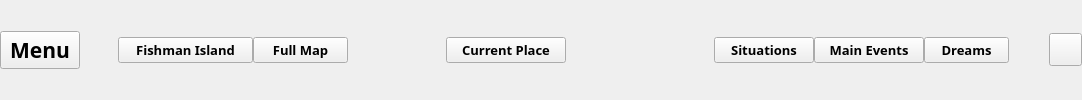
        <widget class="QWidget" name="widget_3" native="true">
         <property name="styleSheet">
          <string notr="true">QWidget{
	border-image: url(:/symbols/symbols/nothing.png);
}

</string>
         </property>
         <layout class="QHBoxLayout" name="horizontalLayout_10">
          <property name="spacing">
           <number>0</number>
          </property>
          <property name="leftMargin">
           <number>0</number>
          </property>
          <property name="topMargin">
           <number>0</number>
          </property>
          <property name="rightMargin">
           <number>0</number>
          </property>
          <property name="bottomMargin">
           <number>0</number>
          </property>
          <item>
           <layout class="QHBoxLayout" name="horizontalLayout">
            <property name="sizeConstraint">
             <enum>QLayout::SetDefaultConstraint</enum>
            </property>
            <item>
             <widget class="QPushButton" name="Btn_Menu">
              <property name="minimumSize">
               <size>
                <width>75</width>
                <height>30</height>
               </size>
              </property>
              <property name="font">
               <font>
                <family>Viner Hand ITC</family>
                <pointsize>16</pointsize>
                <weight>75</weight>
                <italic>false</italic>
                <bold>true</bold>
               </font>
              </property>
              <property name="cursor">
               <cursorShape>PointingHandCursor</cursorShape>
              </property>
              <property name="layoutDirection">
               <enum>Qt::LeftToRight</enum>
              </property>
              <property name="autoFillBackground">
               <bool>false</bool>
              </property>
              <property name="styleSheet">
               <string notr="true">border-image: url(:/symbols/symbols/buttons_shatered_5.png);</string>
              </property>
              <property name="text">
               <string>Menu</string>
              </property>
             </widget>
            </item>
            <item>
             <spacer name="horizontalSpacer_4">
              <property name="orientation">
               <enum>Qt::Horizontal</enum>
              </property>
              <property name="sizeType">
               <enum>QSizePolicy::Fixed</enum>
              </property>
              <property name="sizeHint" stdset="0">
               <size>
                <width>38</width>
                <height>20</height>
               </size>
              </property>
             </spacer>
            </item>
            <item>
             <widget class="QPushButton" name="Btn_Fishman_Island">
              <property name="minimumSize">
               <size>
                <width>135</width>
                <height>25</height>
               </size>
              </property>
              <property name="sizeIncrement">
               <size>
                <width>150</width>
                <height>35</height>
               </size>
              </property>
              <property name="baseSize">
               <size>
                <width>135</width>
                <height>25</height>
               </size>
              </property>
              <property name="font">
               <font>
                <family>Viner Hand ITC</family>
                <pointsize>10</pointsize>
                <weight>75</weight>
                <bold>true</bold>
               </font>
              </property>
              <property name="cursor">
               <cursorShape>PointingHandCursor</cursorShape>
              </property>
              <property name="styleSheet">
               <string notr="true">QPushButton{
	border-image: url(:/symbols/symbols/buttons_robbed_2.png);
}

QPushButton:checked{
	border-image: url(:/symbols/symbols/buttons_robbed_2_clicked.png);
}</string>
              </property>
              <property name="text">
               <string>Fishman Island</string>
              </property>
              <property name="checkable">
               <bool>true</bool>
              </property>
              <property name="autoExclusive">
               <bool>true</bool>
              </property>
             </widget>
            </item>
            <item>
             <widget class="QPushButton" name="Btn_Full_Map">
              <property name="minimumSize">
               <size>
                <width>95</width>
                <height>25</height>
               </size>
              </property>
              <property name="font">
               <font>
                <family>Viner Hand ITC</family>
                <pointsize>10</pointsize>
                <weight>75</weight>
                <bold>true</bold>
               </font>
              </property>
              <property name="cursor">
               <cursorShape>PointingHandCursor</cursorShape>
              </property>
              <property name="styleSheet">
               <string notr="true">QPushButton{
	border-image: url(:/symbols/symbols/buttons_shatered_5.png);
}

QPushButton:checked{
	border-image: url(:/symbols/symbols/buttons_shatered_5_clicked.png);
}
</string>
              </property>
              <property name="text">
               <string>Full Map</string>
              </property>
              <property name="checkable">
               <bool>true</bool>
              </property>
              <property name="autoExclusive">
               <bool>true</bool>
              </property>
             </widget>
            </item>
            <item>
             <spacer name="horizontalSpacer">
              <property name="orientation">
               <enum>Qt::Horizontal</enum>
              </property>
              <property name="sizeType">
               <enum>QSizePolicy::Fixed</enum>
              </property>
              <property name="sizeHint" stdset="0">
               <size>
                <width>98</width>
                <height>20</height>
               </size>
              </property>
             </spacer>
            </item>
            <item>
             <widget class="QPushButton" name="Btn_Current_Place">
              <property name="minimumSize">
               <size>
                <width>120</width>
                <height>25</height>
               </size>
              </property>
              <property name="font">
               <font>
                <family>Viner Hand ITC</family>
                <pointsize>10</pointsize>
                <weight>75</weight>
                <bold>true</bold>
               </font>
              </property>
              <property name="cursor">
               <cursorShape>PointingHandCursor</cursorShape>
              </property>
              <property name="styleSheet">
               <string notr="true">QPushButton{
	border-image: url(:/symbols/symbols/buttons_shatered_1.png);
}

QPushButton:checked{
	border-image: url(:/symbols/symbols/buttons_shatered_1_clicked.png);
}

</string>
              </property>
              <property name="text">
               <string>Current Place</string>
              </property>
              <property name="checkable">
               <bool>true</bool>
              </property>
              <property name="autoExclusive">
               <bool>true</bool>
              </property>
             </widget>
            </item>
            <item>
             <spacer name="horizontalSpacer_2">
              <property name="orientation">
               <enum>Qt::Horizontal</enum>
              </property>
              <property name="sizeHint" stdset="0">
               <size>
                <width>148</width>
                <height>20</height>
               </size>
              </property>
             </spacer>
            </item>
            <item>
             <widget class="QPushButton" name="Btn_Situations">
              <property name="minimumSize">
               <size>
                <width>100</width>
                <height>25</height>
               </size>
              </property>
              <property name="font">
               <font>
                <family>Viner Hand ITC</family>
                <pointsize>10</pointsize>
                <weight>75</weight>
                <bold>true</bold>
               </font>
              </property>
              <property name="cursor">
               <cursorShape>PointingHandCursor</cursorShape>
              </property>
              <property name="styleSheet">
               <string notr="true">QPushButton{
	border-image: url(:/symbols/symbols/buttons_normal_3.png);
}

QPushButton:checked{
	border-image: url(:/symbols/symbols/buttons_normal_3_clicked.png);
}

</string>
              </property>
              <property name="text">
               <string>Situations</string>
              </property>
              <property name="checkable">
               <bool>true</bool>
              </property>
              <property name="autoExclusive">
               <bool>true</bool>
              </property>
             </widget>
            </item>
            <item>
             <widget class="QPushButton" name="Btn_Main_Events">
              <property name="minimumSize">
               <size>
                <width>110</width>
                <height>25</height>
               </size>
              </property>
              <property name="font">
               <font>
                <family>Viner Hand ITC</family>
                <pointsize>10</pointsize>
                <weight>75</weight>
                <bold>true</bold>
               </font>
              </property>
              <property name="cursor">
               <cursorShape>PointingHandCursor</cursorShape>
              </property>
              <property name="styleSheet">
               <string notr="true">QPushButton{
	border-image: url(:/symbols/symbols/buttons_normal_3.png);
}

QPushButton:checked{
	border-image: url(:/symbols/symbols/buttons_normal_3_clicked.png);
}

</string>
              </property>
              <property name="text">
               <string>Main Events</string>
              </property>
              <property name="checkable">
               <bool>true</bool>
              </property>
              <property name="autoExclusive">
               <bool>true</bool>
              </property>
             </widget>
            </item>
            <item>
             <widget class="QPushButton" name="Btn_Dreams">
              <property name="minimumSize">
               <size>
                <width>85</width>
                <height>25</height>
               </size>
              </property>
              <property name="font">
               <font>
                <family>Viner Hand ITC</family>
                <pointsize>10</pointsize>
                <weight>75</weight>
                <bold>true</bold>
               </font>
              </property>
              <property name="cursor">
               <cursorShape>PointingHandCursor</cursorShape>
              </property>
              <property name="styleSheet">
               <string notr="true">QPushButton{
	border-image: url(:/symbols/symbols/buttons_normal_3.png);
}

QPushButton:checked{
	border-image: url(:/symbols/symbols/buttons_normal_3_clicked.png);
}

</string>
              </property>
              <property name="text">
               <string>Dreams</string>
              </property>
              <property name="checkable">
               <bool>true</bool>
              </property>
              <property name="autoExclusive">
               <bool>true</bool>
              </property>
             </widget>
            </item>
            <item>
             <spacer name="horizontalSpacer_3">
              <property name="orientation">
               <enum>Qt::Horizontal</enum>
              </property>
              <property name="sizeType">
               <enum>QSizePolicy::Fixed</enum>
              </property>
              <property name="sizeHint" stdset="0">
               <size>
                <width>40</width>
                <height>20</height>
               </size>
              </property>
             </spacer>
            </item>
            <item>
             <widget class="QPushButton" name="Btn_On_Off_Desk">
              <property name="enabled">
               <bool>true</bool>
              </property>
              <property name="cursor">
               <cursorShape>PointingHandCursor</cursorShape>
              </property>
              <property name="autoFillBackground">
               <bool>false</bool>
              </property>
              <property name="styleSheet">
               <string notr="true">QPushButton {
	border-image: url(:/symbols/symbols/nothing.png);
	width: 25px;
	height: 25px;
	image: url(:/symbols/symbols/free-icon-menu-10445691.png);
}
	</string>
              </property>
              <property name="text">
               <string/>
              </property>
              <property name="iconSize">
               <size>
                <width>20</width>
                <height>20</height>
               </size>
              </property>
              <property name="checkable">
               <bool>true</bool>
              </property>
              <property name="autoExclusive">
               <bool>false</bool>
              </property>
             </widget>
            </item>
           </layout>
          </item>
         </layout>
        </widget>
